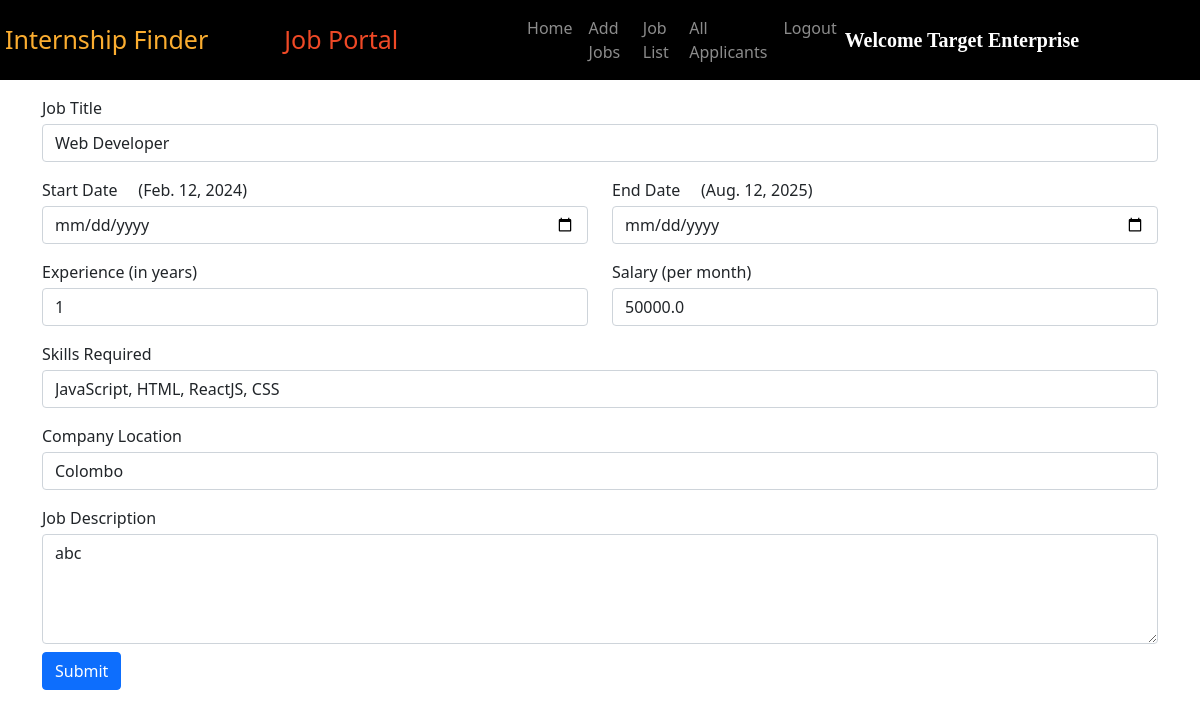
/edit_job/2/ (signed in), run on the app's committed database.
### intern/models.py (models this page shows, shortened)
class Job(models.Model):
    company = models.ForeignKey(Company, on_delete=models.CASCADE)
    start_date = models.DateField()
    end_date = models.DateField()
    title = models.CharField(max_length=200)
    salary = models.FloatField()
    image = models.ImageField(upload_to="")
    description = models.TextField(max_length=400)
    experience = models.CharField(max_length=100)
    location = models.CharField(max_length=100)
    skills = models.CharField(max_length=200)
    creation_date = models.DateField()

### intern/views.py (the view, shortened to what this page needs)
# urls.py: path("edit_job/<int:myid>/", views.edit_job, name="edit_job"),
def edit_job(request, myid):
    if not request.user.is_authenticated:
        return redirect("/company_login")
    job = Job.objects.get(id=myid)
    return render(request, "edit_job.html", {'job':job})

### intern/templates/edit_job.html (shortened to what this page needs)
{% extends 'company_navbar.html' %}
{% block body %}
<form class="container mt-3" method="POST" enctype="multipart/form-data">
    <div class="row">
        <div class="form-group col-md-12">
            <label>Job Title</label>
            <input type="text" class="form-control mt-1" name="job_title" id="job_title" value="{{job.title}}" required>
        </div>
    </div>
    <div class="row mt-3">
        <div class="form-group col-md-6">
            <label>Start Date</label>&nbsp;&nbsp;&nbsp;&nbsp;&nbsp;({{job.start_date}})
            <input type="date" class="form-control mt-1" name="start_date" id="start_date">
        </div>
        <div class="form-group col-md-6">
            <label>End Date</label>&nbsp;&nbsp;&nbsp;&nbsp;&nbsp;({{job.end_date}})
            <input type="date" class="form-control mt-1" name="end_date" id="end_date">
        </div>
    </div>
    <div class="row mt-3">
        <div class="form-group col-md-6">
            <label>Experience (in years)</label>
            <input type="text" class="form-control mt-1" name="experience" id="experience" value="{{job.experience}}" required>
        </div>
        <div class="form-group col-md-6">
            <label>Salary (per month)</label>
            <input type="tel" class="form-control mt-1" name="salary" id="salary" value="{{job.salary}}" required>
        </div>
    </div>
    <div class="row mt-3">
        <div class="form-group col-md-12">
            <label>Skills Required</label>
            <input type="text" class="form-control mt-1" name="skills" id="skills" value="{{job.skills}}" required>
        </div>
        </div>
    <div class="row mt-3">
        <div class="form-group col-md-12">
            <label>Company Location</label>
            <input type="text" class="form-control mt-1" name="location" id="location" value="{{job.location}}" required>
        </div>
    </div>
    <div class="row mt-3">
        <div class="form-group col-md-12">
            <label>Job Description</label>
            <textarea name="description" id="description" class="form-control mt-1" cols="30" rows="4" required>{{job.description}}</textarea>
        </div>
    </div>
<input type="submit" value="Submit" class="btn btn-primary mt-2">
</form>
{% endblock %}

### intern/templates/company_navbar.html (shortened to what this page needs)
<!doctype html>
<html lang="en">
<head>
  <link href="https://cdn.jsdelivr.net/npm/bootstrap@5.0.2/dist/css/bootstrap.min.css" rel="stylesheet"
>
  <link rel="stylesheet" href="https://cdnjs.cloudflare.com/ajax/libs/font-awesome/5.15.3/css/all.min.css">
</head>
<body>
  <nav class="navbar navbar-expand-lg navbar-dark sticky-top">
    <a class="navbar-brand" href="/"><span class="head1" style="margin-left: 5px;">Internship Finder</span></a>
    <a class="navbar-brand" href="#"><span class="head2"style="margin-left: 60px;">Job Portal</span></a>
    <div class="container w-50">
      <div class="collapse navbar-collapse" id="navbarSupportedContent">
        <ul class="navbar-nav me-auto mb-2 mb-lg-0">
          <li class="nav-item">
            <a class="nav-link {% block home %}{% endblock %}" aria-current="page" href="/company_homepage/">Home</a>
          </li>
          <li class="nav-item">
            <a class="nav-link {% block add_job %} {% endblock %}" aria-current="page" href="/add_job/">Add Jobs</a>
          </li>
          <li class="nav-item">
            <a class="nav-link {% block job_list %}{% endblock %}" href="/job_list/">Job List</a>
          </li>
          <li class="nav-item">
            <a class="nav-link {% block all_applicants %}{% endblock %}" href="/all_applicants/">All Applicants</a>
          </li>
          <li class="nav-item">
            <a class="nav-link" href="/logout/">Logout</a>
          </li>
        </ul>
        <a class="navbar-brand" style="font-weight: bold; font-family: 'Times New Roman', Times, serif;"
          href="#">Welcome {{request.user.get_full_name}}</a>
      </div>
    </div>
  </nav>
  {% block body %}
  {% endblock %}
</body>
</html>

### intern/templates/company_navbar.html (style rules this page uses)
.navbar { background-color: #000; }
.head1 { color: #FBAD30; font-size: 25px; height: 50px; }
.head2 { color: #EF4926; font-size: 25px; }

### data on the page
Job: job_title "Web Developer", start_date "Feb. 12, 2024", end_date "Aug. 12, 2025", experience "1", salary "50000.0", skills "JavaScript, HTML, ReactJS, CSS", location "Colombo", description "abc"

### other printed values
{{ request.user.get_full_name }} "Target Enterprise"
